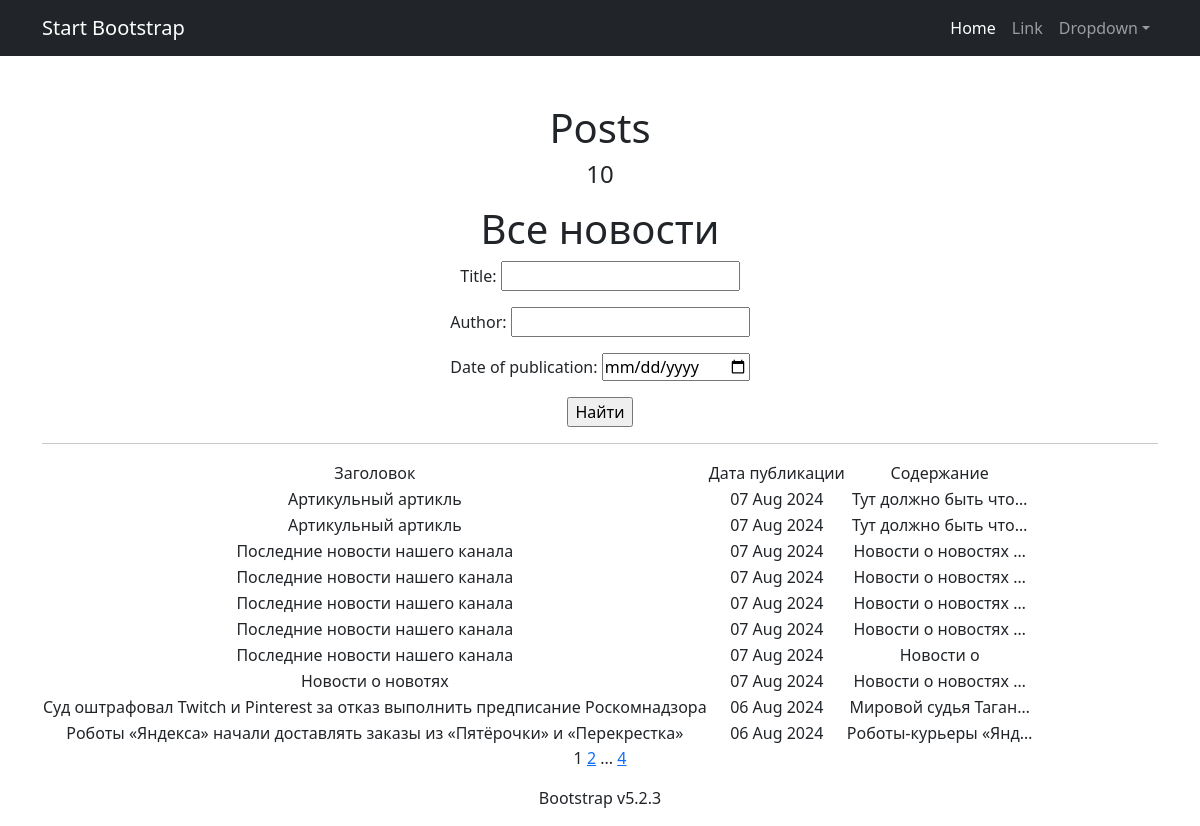
Page /posts/search/ on the earlier database version.
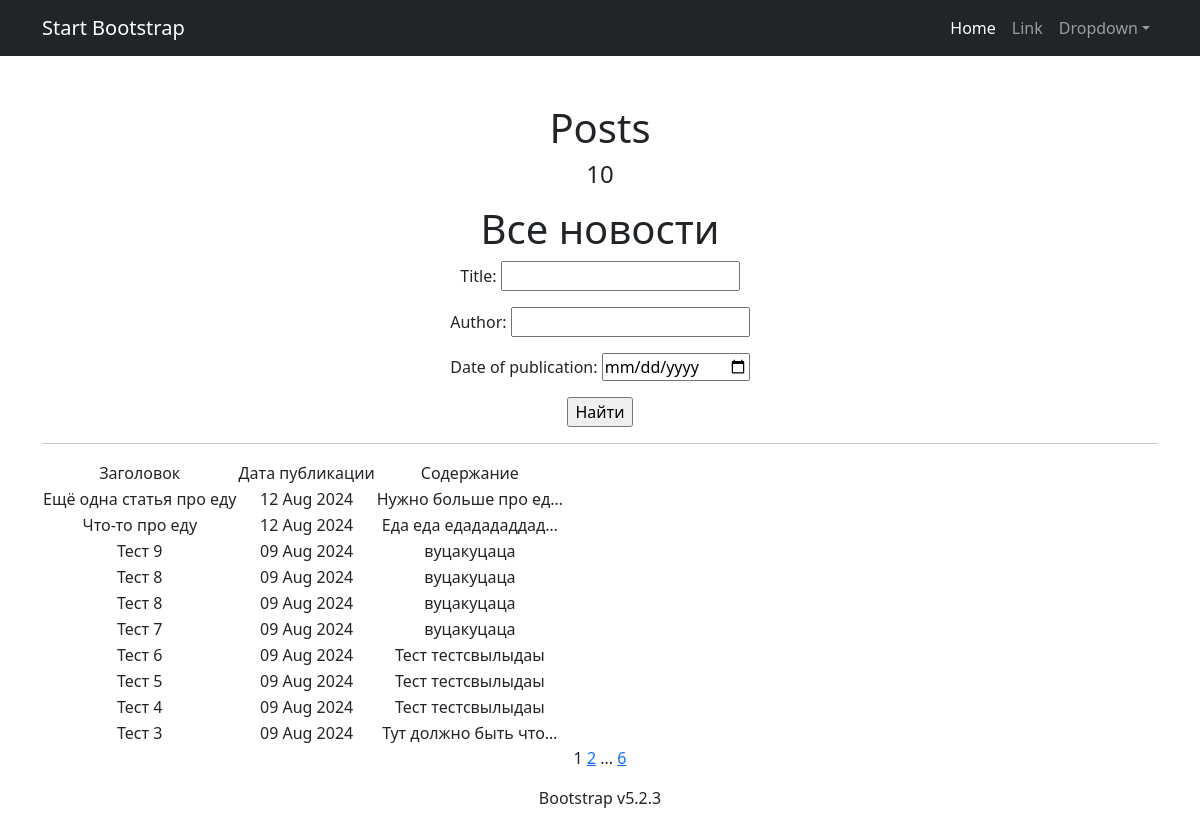
Same page on the later database version.
### news/models.py (models this page shows, shortened)
class Post(models.Model):
    article = 'A'
    news = 'N'
    POSITIONS = [
        (article, 'статья'),
        (news, 'новость')
    ]
    author = models.ForeignKey(Author, on_delete=models.CASCADE)
    type = models.CharField(max_length=1, choices=POSITIONS, default=news)
    date = models.DateTimeField(auto_now_add=True)
    category = models.ManyToManyField(
        Category,
        through='PostCategory',
        related_name='posts',)
    title = models.CharField(max_length=225)
    text = models.TextField()
    rating = models.IntegerField(default=0)

### news/views.py (the view)
# urls.py: path('', PostsList.as_view(), name='post_list'),
class PostsList(ListView):
    model = Post
    ordering = '-date'
    context_object_name = 'posts'
    paginate_by = 10
    def get_queryset(self):
        queryset = super().get_queryset()
        self.filterset = PostFilter(self.request.GET, queryset)
        return self.filterset.qs
    def get_context_data(self, **kwargs):
        context = super().get_context_data(**kwargs)
        context['filterset'] = self.filterset
        context['time_now'] = datetime.utcnow()
        return context
    def get_template_names(self):
        if self.request.path == '/posts/search/':
            return 'search.html'
        return 'posts.html'

### news/templatetags/my_filters.py (called while the page is built)
@register.filter()
def censor(value):
    for word in censor_words:
        if word in value:
            value = value.replace(word[1:], '*' * len(word[1:]))
    return value

### news/templatetags/my_tags.py (called while the page is built)
@register.simple_tag(takes_context=True)
def url_replace(context, **kwargs):
    d = context['request'].GET.copy()
    for k, v in kwargs.items():
        d[k] = v
    return d.urlencode()

### templates/search.html (shortened to what this page needs)
{% extends 'flatpages/default.html' %}
{% load my_filters %}
{% load my_tags %}
{% block title %}
Posts
<h4>{{ posts|length }}</h4>
{% endblock title %}
{% block content %}
   <h1>Все новости</h1>
    <form action="" method="get">
        {{ filterset.form.as_p }}
        <input type="submit" value="Найти" />
    </form>
   <hr>
   {% if posts %}
       <table>
           <tr>
               <td>Заголовок</td>
               <td>Дата публикации</td>
               <td>Содержание</td>
           </tr>
           {% for post in posts %}
           <tr>
               <td>{{ post.title|censor }}</td>
               <td>{{ post.date|date:'d M Y' }}</td>
               <td>{{ post.text|truncatechars:20|censor }}</td>
           </tr>
           {% endfor %}
       </table>
   {% else %}
       <h2>Новостей пока нет!</h2>
   {% endif %}
   {{ page_obj.number }}
   {% if page_obj.has_next %}
       <a href="?{% url_replace page=page_obj.next_page_number %}">{{ page_obj.next_page_number }}</a>
       {% if paginator.num_pages != page_obj.next_page_number %}
           ...
           <a href="?{% url_replace page=page_obj.paginator.num_pages %}">{{ page_obj.paginator.num_pages }}</a>
       {% endif %}
   {% endif %}
{% endblock content %}

Differences in the rows shown:
no longer on this page (row unchanged): Post: title|censor "Артикульный артикль", date "07 Aug 2024", text|censor "Тут должно быть что…"
no longer on this page (row unchanged): Post: title|censor "Артикульный артикль", date "07 Aug 2024", text|censor "Тут должно быть что…"
removed Post: title|censor "Последние новости нашего канала", date "07 Aug 2024", text|censor "Новости о новостях …"
removed Post: title|censor "Последние новости нашего канала", date "07 Aug 2024", text|censor "Новости о новостях …"
removed Post: title|censor "Последние новости нашего канала", date "07 Aug 2024", text|censor "Новости о новостях …"
removed Post: title|censor "Последние новости нашего канала", date "07 Aug 2024", text|censor "Новости о новостях …"
no longer on this page (row unchanged): Post: title|censor "Последние новости нашего канала", date "07 Aug 2024", text|censor "Новости о"
no longer on this page (row unchanged): Post: title|censor "Новости о новотях", date "07 Aug 2024", text|censor "Новости о новостях …"
no longer on this page (row unchanged): Post: title|censor "Суд оштрафовал Twitch и Pinterest за отказ выполнить предписание Роскомнадзора", date "06 Aug 2024", text|censor "Мировой судья Таган…"
no longer on this page (row unchanged): Post: title|censor "Роботы «Яндекса» начали доставлять заказы из «Пятёрочки» и «Перекрестка»", date "06 Aug 2024", text|censor "Роботы‑курьеры «Янд…"
added Post: title|censor "Ещё одна статья про еду", date "12 Aug 2024", text|censor "Нужно больше про ед…"
added Post: title|censor "Что-то про еду", date "12 Aug 2024", text|censor "Еда еда едадададдад…"
added Post: title|censor "Тест 9", date "09 Aug 2024", text|censor "вуцакуцаца"
added Post: title|censor "Тест 8", date "09 Aug 2024", text|censor "вуцакуцаца"
added Post: title|censor "Тест 8", date "09 Aug 2024", text|censor "вуцакуцаца"
added Post: title|censor "Тест 7", date "09 Aug 2024", text|censor "вуцакуцаца"
added Post: title|censor "Тест 6", date "09 Aug 2024", text|censor "Тест тестсвылыдаы"
added Post: title|censor "Тест 5", date "09 Aug 2024", text|censor "Тест тестсвылыдаы"
added Post: title|censor "Тест 4", date "09 Aug 2024", text|censor "Тест тестсвылыдаы"
added Post: title|censor "Тест 3", date "09 Aug 2024", text|censor "Тут должно быть что…"
Other differences:
{{ page_obj.paginator.num_pages }}: "4" → "6"
